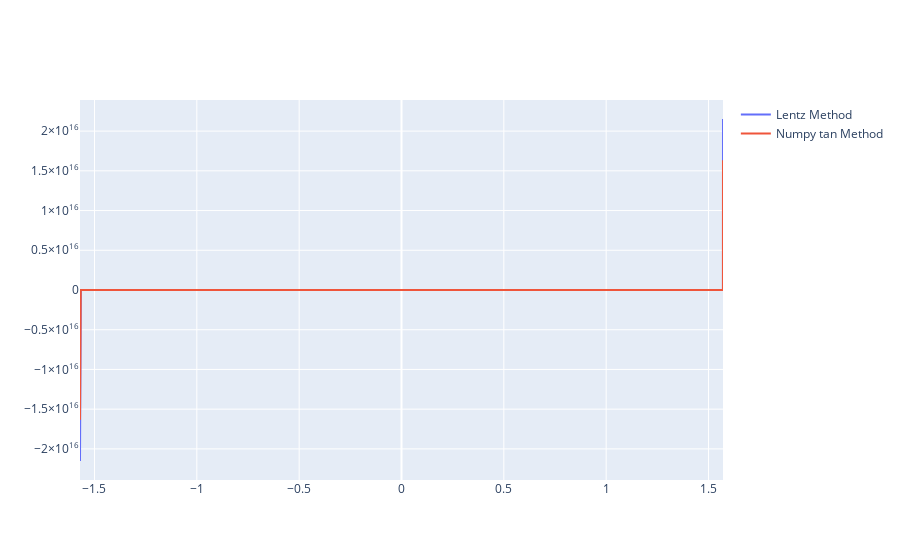

The cell this chart's notebook holds for it:
### Code cell
import plotly.graph_objects as go
import numpy as np
import math
import random
import time

def prob1():
    u = 10
    m = 0
    while 1.0 + u ** (-m) != 1.0:
        m += 1
    
    return u ** (-(m-1))

print(prob1())

def prob2():
    a = 1.0
    u = prob1()
    b = u / 10
    c = u / 10
    
    if (a + b) + c == a + (b + c):
        print("Adunarea este asociativa")
    else:
        print("Adunarea nu este asociativa")

    def getMulNotAssoc():
        while True:
            a = random.random()
            b = random.random()
            c = random.random()

            if a*(b*c) != (a*b)*c:
                print(a); print(b); print(c)
                return a,b,c
    
    a,b,c = getMulNotAssoc()
    if (a * b) * c == a * (b * c):
        print("Inmultirea este asociativa")
    else:
        print("Inmultirea nu este asociativa")

prob2()

def my_tan(x, e):
    def inner_tan(x, e):
        f = 0
        mic = 10 ** (-12)
        if f == 0:
            f = mic
        C = f
        D = 0
        b = 1
        a = x
        
        D = b + a * D
        if D == 0: D = mic
        C = b + a / C
        if C == 0: C = mic
        D = 1 / D
        delta = C * D
        f = delta * f
        b += 2
        a = -(x * x)
        
        while abs(delta - 1) >= e:
            D = b + a * D
            if D == 0: D = mic
            C = b + a / C
            if C == 0: C = mic
            D = 1 / D
            delta = C * D
            f = delta * f
            b += 2
        return f
        
    if not (0 <= x < (1/2) * math.pi):
        if x < 0:
            return -inner_tan((-x) % math.pi, e)
        
        return inner_tan(x % math.pi, e)
    
    return inner_tan(x, e)

def my_tan2(x):
    def inner_tan(x):
        c1 = 0.33333333333333333
        c2 = 0.133333333333333333
        c3 = 0.053968253968254
        c4 = 0.0218694885361552
        x_2 = x * x
        x_3 = x_2 * x
        x_5 = x_3 * x_2
        x_7 = x_5 * x_2
        x_9 = x_7 * x_2
        
        return x + c1 * x_3 + c2 * x_5 + c3 * x_7 + c4 * x_9
    
    if (1/4) * math.pi <= x < (1/2) * math.pi:
        return 1 / inner_tan((1/2) * math.pi - x)
    elif -(1/2) * math.pi <= x < -(1/4) * math.pi:
        return - (1 / inner_tan((1/2) * math.pi + x))
    
    return inner_tan(x)
    
def prob3():
    error = 0
    totalTime = time.time()
    for i in range(0, 10000):
        x = random.uniform(-(math.pi / 2) + 10 ** (-10), math.pi / 2 - 10 ** (-10))
        mtan = my_tan(x, 10 ** (-10))
        error += abs(math.tan(x) - mtan)
    
    print("Eroarea medie functii continue %f"%(error / 10000))
    print("Timp total functii continue %f"%(time.time() - totalTime))
    
    error = 0
    totalTime = time.time()
    for i in range(0, 10000):
        x = random.uniform(-(math.pi / 2) + 10 ** (-10), math.pi / 2 - 10 ** (-10))
        mtan = my_tan2(x)
        error += abs(math.tan(x) - mtan)
    
    print("Eroarea medie polinoame %f"%(error / 10000))
    print("Timp total polinoame %f"%(time.time() - totalTime))

error = 0.1

x = np.linspace(- 1/2 * np.pi, 1/2 * np.pi, 10000)

y = [my_tan(x_value, error) for x_value in x]
fig = go.Figure(data=go.Scatter(x=x, y=y, name="Lentz Method"))

y = [np.tan(x_value) for x_value in x]
fig.add_trace(go.Scatter(x=x, y=y, name="Numpy tan Method"))
fig.show()

### Figure 1 — Plotly figure (JSON) as saved in the notebook; plotly's stock layout.template omitted (floating-point values rounded to 4 significant figures; data arrays with more than 128 entries replaced by an {"elided": "..."} marker saying what was removed)
{"data": [{"name": "Lentz Method", "type": "scatter", "x": {"elided": "10000 float values"}, "y": {"elided": "10000 float values"}}, {"name": "Numpy tan Method", "type": "scatter", "x": {"elided": "10000 float values"}, "y": {"elided": "10000 float values"}}], "layout": {}}
